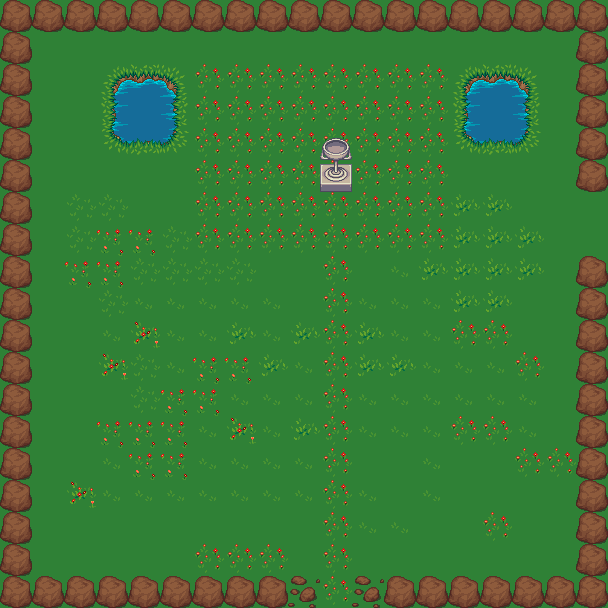

The image is a tile-based game level rendered from a .tmx file. Its description and source (layers, tilesets, objects; grid data summarised) follow:
An orthogonal 19x19 tile map with 32x32 px tiles, 3 tile layers (Tile Layer 1, Tile Layer 2, Tile Layer 3) and 80 objects (30x 7, 11x 8, 7x 3, 7x 5, 6x 4, ...).

<map version="1.0" orientation="orthogonal" width="19" height="19" tilewidth="32" tileheight="32">
 <tileset firstgid="1" name="terrain" tilewidth="32" tileheight="32">
  <image source="../terrain.png" width="672" height="736" />
 </tileset>
 <layer name="Tile Layer 1" width="19" height="19">
  <data>[361 cells, 361 non-empty, 7 distinct tile ids]</data>
 </layer>
 <layer name="Tile Layer 2" width="19" height="19">
  <data>[361 cells, 87 non-empty, 11 distinct tile ids]</data>
 </layer>
 <layer name="Tile Layer 3" width="19" height="19">
  <data>[361 cells, 2 non-empty, 2 distinct tile ids]</data>
 </layer>
 <objectgroup name="items" width="19" height="19">
  <object name="2" x="32" y="32" width="32" height="32" />
  <object name="2" x="64" y="32" width="32" height="32" />
  <object name="2" x="96" y="32" width="32" height="32" />
  <object name="3" x="160" y="32" width="32" height="32" />
  <object name="3" x="192" y="32" width="32" height="32" />
  <object name="3" x="224" y="32" width="32" height="32" />
  <object name="3" x="256" y="32" width="32" height="32" />
  <object name="3" x="288" y="32" width="32" height="32" />
  <object name="4" x="320" y="32" width="32" height="32" />
  <object name="4" x="352" y="32" width="32" height="32" />
  <object name="4" x="384" y="32" width="32" height="32" />
  <object name="4" x="416" y="32" width="32" height="32" />
  <object name="4" x="448" y="32" width="32" height="32" />
  <object name="4" x="512" y="32" width="32" height="32" />
  <object name="8" x="544" y="32" width="32" height="32" />
  <object name="8" x="32" y="64" width="32" height="32" />
  <object name="8" x="64" y="64" width="32" height="32" />
  <object name="8" x="32" y="96" width="32" height="32" />
  <object name="8" x="64" y="96" width="32" height="32" />
  <object name="0" x="32" y="128" width="32" height="32" />
  <object name="8" x="64" y="128" width="32" height="32" />
  <object name="3" x="32" y="160" width="32" height="32" />
  <object name="3" x="64" y="160" width="32" height="32" />
  <object name="8" x="544" y="64" width="32" height="32" />
  <object name="8" x="544" y="96" width="32" height="32" />
  <object name="8" x="544" y="128" width="32" height="32" />
  <object name="8" x="512" y="160" width="32" height="32" />
  <object name="8" x="544" y="160" width="32" height="32" />
  <object name="5" x="128" y="96" width="32" height="32" />
  <object name="6" x="480" y="96" width="32" height="32" />
  <object name="7" x="32" y="192" width="32" height="32" />
  <object name="7" x="32" y="256" width="32" height="32" />
  <object name="7" x="32" y="224" width="32" height="32" />
  <object name="7" x="32" y="288" width="32" height="32" />
  <object name="7" x="32" y="352" width="32" height="32" />
  <object name="7" x="32" y="320" width="32" height="32" />
  <object name="7" x="32" y="384" width="32" height="32" />
  <object name="7" x="32" y="448" width="32" height="32" />
  <object name="7" x="32" y="416" width="32" height="32" />
  <object name="7" x="32" y="480" width="32" height="32" />
  <object name="7" x="32" y="512" width="32" height="32" />
  <object name="7" x="32" y="544" width="32" height="32" />
  <object name="7" x="96" y="544" width="32" height="32" />
  <object name="7" x="64" y="544" width="32" height="32" />
  <object name="7" x="128" y="544" width="32" height="32" />
  <object name="7" x="160" y="544" width="32" height="32" />
  <object name="7" x="544" y="224" width="32" height="32" />
  <object name="7" x="544" y="192" width="32" height="32" />
  <object name="7" x="544" y="256" width="32" height="32" />
  <object name="7" x="544" y="288" width="32" height="32" />
  <object name="7" x="544" y="320" width="32" height="32" />
  <object name="7" x="544" y="352" width="32" height="32" />
  <object name="7" x="544" y="384" width="32" height="32" />
  <object name="7" x="544" y="448" width="32" height="32" />
  <object name="7" x="544" y="416" width="32" height="32" />
  <object name="7" x="544" y="480" width="32" height="32" />
  <object name="7" x="544" y="512" width="32" height="32" />
  <object name="7" x="544" y="544" width="32" height="32" />
  <object name="7" x="512" y="544" width="32" height="32" />
  <object name="7" x="480" y="544" width="32" height="32" />
  <object name="5" x="448" y="544" width="32" height="32" />
  <object name="5" x="416" y="544" width="32" height="32" />
  <object name="5" x="384" y="544" width="32" height="32" />
  <object name="5" x="192" y="544" width="32" height="32" />
  <object name="5" x="224" y="544" width="32" height="32" />
  <object name="5" x="256" y="544" width="32" height="32" />
 </objectgroup>
 <objectgroup name="walls" width="19" height="19">
  <object x="0" y="0" width="608" height="32" />
  <object x="368" y="576" width="224" height="32" />
  <object x="0" y="576" width="304" height="32" />
  <object x="0" y="32" width="32" height="544" />
  <object x="320" y="160" width="32" height="32" />
  <object x="112" y="64" width="64" height="32" />
  <object x="464" y="64" width="64" height="32" />
  <object x="576" y="32" width="32" height="160" />
  <object x="576" y="256" width="32" height="320" />
 </objectgroup>
 <objectgroup name="speech" width="19" height="19">
  <object name="''" type="health" x="320" y="160" width="32" height="32" />
 </objectgroup>
 <objectgroup name="npc" width="19" height="19">
  <object name="CONGRATULATIONS!!`You beat the game!`Have fun with all these items and go and play some arcade games!" x="288" y="256" width="32" height="64" />
  <object name="This will lead you back to the beginning of the game!`Make sure you collect all the items before you go!" x="512" y="256" width="32" height="64" />
 </objectgroup>
 <objectgroup name="warps" width="19" height="19">
  <object name="level1" x="608" y="192" width="32" height="64" />
  <object name="cave_15" x="288" y="608" width="96" height="32" />
 </objectgroup>
</map>
